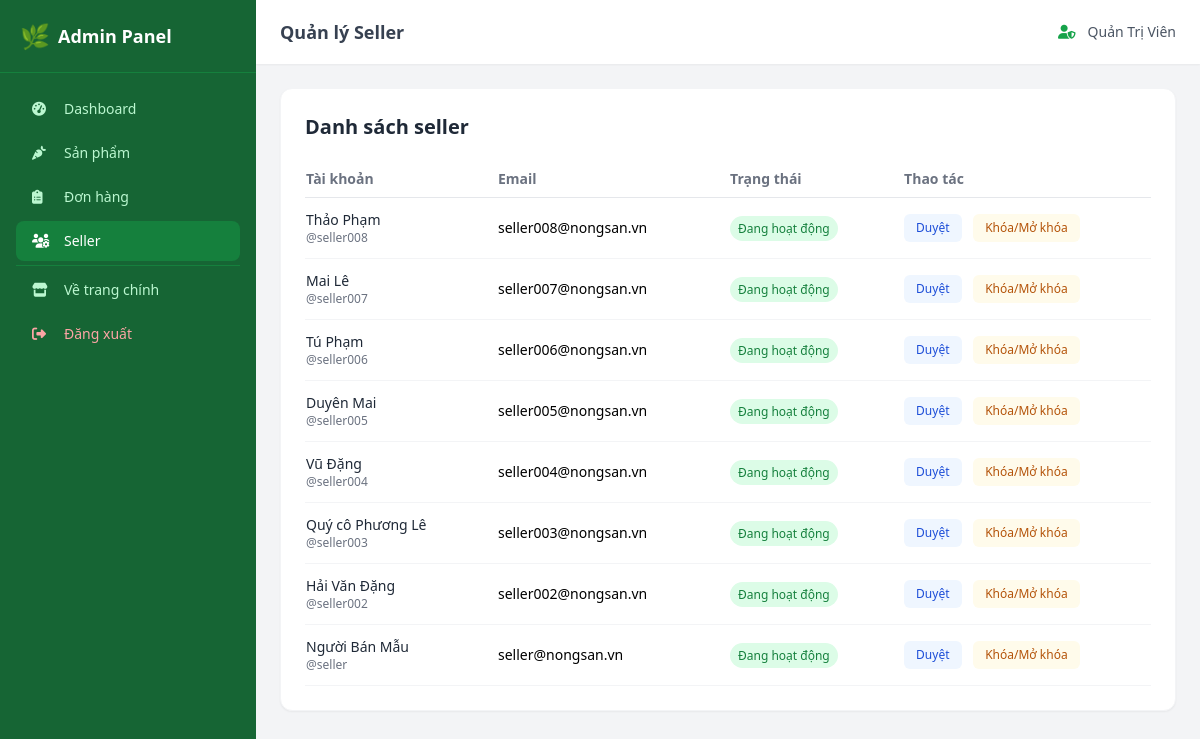
/admin/sellers (signed in), run on the app's committed database.
### models.py (models this page shows, shortened)
class User(UserMixin, db.Model):
    __tablename__ = 'users'
    id = db.Column(db.Integer, primary_key=True)
    username = db.Column(db.String(80), unique=True, nullable=False, index=True)
    email = db.Column(db.String(120), unique=True, nullable=False, index=True)
    password_hash = db.Column(db.String(256), nullable=False)
    full_name = db.Column(db.String(150), nullable=False)
    phone = db.Column(db.String(20), nullable=True)
    address = db.Column(db.String(300), nullable=True)
    role = db.Column(db.String(20), nullable=False, default='buyer')  # 'admin' | 'seller' | 'buyer'
    is_active = db.Column(db.Boolean, default=True)
    created_at = db.Column(db.DateTime, default=datetime.utcnow)
    orders = db.relationship('Order', backref='customer', lazy='dynamic')
    products = db.relationship('Product', backref='seller', lazy='dynamic', foreign_keys='Product.seller_id')
    def is_admin(self):
        return self.role == 'admin'

### app.py (the view)
@app.route('/admin/sellers')
@admin_required
def admin_sellers():
    sellers = User.query.filter_by(role='seller').order_by(User.created_at.desc()).all()
    return render_template('admin/sellers.html', sellers=sellers)

### app.py (called while the page is built)
@login_manager.user_loader
def load_user(user_id):
    return db.session.get(User, int(user_id))

def admin_required(f):
    @wraps(f)
    @login_required
    def decorated_function(*args, **kwargs):
        if not current_user.is_admin():
            abort(403)
        return f(*args, **kwargs)
    return decorated_function

@app.context_processor
def inject_cart_count():
    cart = session.get('cart', {})
    count = sum(item['quantity'] for item in cart.values())
    return dict(cart_count=count, image_url=build_image_url)

### templates/admin/sellers.html (shortened to what this page needs)
{% extends 'admin/base_admin.html' %}
{% block page_title %}Quản lý Seller{% endblock %}
{% block admin_content %}
<div class="bg-white rounded-xl shadow-sm border border-gray-100 p-6">
    <h1 class="text-xl font-bold text-gray-800 mb-5">Danh sách seller</h1>
    {% if sellers %}
    <div class="overflow-x-auto">
        <table class="min-w-full text-sm">
            <thead>
                <tr class="text-left text-gray-500 border-b">
                    <th class="py-2 pr-4">Tài khoản</th>
                    <th class="py-2 pr-4">Email</th>
                    <th class="py-2 pr-4">Trạng thái</th>
                    <th class="py-2">Thao tác</th>
                </tr>
            </thead>
            <tbody>
                {% for seller in sellers %}
                <tr class="border-b border-gray-100">
                    <td class="py-3 pr-4">
                        <p class="font-medium text-gray-800">{{ seller.full_name }}</p>
                        <p class="text-xs text-gray-500">@{{ seller.username }}</p>
                    </td>
                    <td class="py-3 pr-4">{{ seller.email }}</td>
                    <td class="py-3 pr-4">
                        {% if seller.is_active %}
                            <span class="px-2 py-1 rounded-full text-xs bg-green-100 text-green-700">Đang hoạt động</span>
                        {% else %}
                            <span class="px-2 py-1 rounded-full text-xs bg-red-100 text-red-700">Đã khóa</span>
                        {% endif %}
                    </td>
                    <td class="py-3 space-x-2">
                        <form action="{{ url_for('admin_seller_approve', user_id=seller.id) }}" method="POST" class="inline">
                            <button type="submit"
                                    class="inline-flex items-center px-3 py-1.5 rounded-md text-xs bg-blue-50 text-blue-700 hover:bg-blue-100">
                                Duyệt
                            </button>
                        </form>
                        <form action="{{ url_for('admin_seller_toggle_active', user_id=seller.id) }}" method="POST" class="inline">
                            <button type="submit"
                                    class="inline-flex items-center px-3 py-1.5 rounded-md text-xs bg-amber-50 text-amber-700 hover:bg-amber-100">
                                Khóa/Mở khóa
                            </button>
                        </form>
                    </td>
                </tr>
                {% endfor %}
            </tbody>
        </table>
    </div>
    {% else %}
    <p class="text-sm text-gray-500">Chưa có tài khoản seller.</p>
    {% endif %}
</div>
{% endblock %}

### templates/admin/base_admin.html (shortened to what this page needs)
<!DOCTYPE html>
<html lang="vi">
<head>
    <script src="https://cdn.tailwindcss.com"></script>
    <link rel="stylesheet" href="https://cdnjs.cloudflare.com/ajax/libs/font-awesome/6.5.0/css/all.min.css">
</head>
<body class="bg-gray-100 min-h-screen">
    <div class="flex min-h-screen">
        <aside id="sidebar" class="w-64 bg-green-brand-800 text-white flex-shrink-0 hidden lg:block">
            <div class="p-5 border-b border-green-brand-700">
                <a href="{{ url_for('admin_dashboard') }}" class="flex items-center gap-2">
                    <span class="text-2xl">🌿</span>
                    <span class="text-lg font-bold">Admin Panel</span>
                </a>
            </div>
            <nav class="p-4 space-y-1">
                <a href="{{ url_for('admin_dashboard') }}"
                   class="flex items-center gap-3 px-4 py-2.5 rounded-lg text-sm font-medium
                   {% if request.endpoint == 'admin_dashboard' %}bg-green-brand-700 text-white{% else %}text-green-brand-200 hover:bg-green-brand-700 hover:text-white{% endif %} transition">
                    <i class="fas fa-tachometer-alt w-5"></i> Dashboard
                </a>
                <a href="{{ url_for('admin_products') }}"
                   class="flex items-center gap-3 px-4 py-2.5 rounded-lg text-sm font-medium
                   {% if 'product' in request.endpoint %}bg-green-brand-700 text-white{% else %}text-green-brand-200 hover:bg-green-brand-700 hover:text-white{% endif %} transition">
                    <i class="fas fa-carrot w-5"></i> Sản phẩm
                </a>
                <a href="{{ url_for('admin_orders') }}"
                   class="flex items-center gap-3 px-4 py-2.5 rounded-lg text-sm font-medium
                   {% if 'order' in request.endpoint %}bg-green-brand-700 text-white{% else %}text-green-brand-200 hover:bg-green-brand-700 hover:text-white{% endif %} transition">
                    <i class="fas fa-clipboard-list w-5"></i> Đơn hàng
                </a>
                <a href="{{ url_for('admin_sellers') }}"
                   class="flex items-center gap-3 px-4 py-2.5 rounded-lg text-sm font-medium
                   {% if 'seller' in request.endpoint %}bg-green-brand-700 text-white{% else %}text-green-brand-200 hover:bg-green-brand-700 hover:text-white{% endif %} transition">
                    <i class="fas fa-users-cog w-5"></i> Seller
                </a>
                <hr class="border-green-brand-700 my-3">
                <a href="{{ url_for('index') }}"
                   class="flex items-center gap-3 px-4 py-2.5 rounded-lg text-sm font-medium text-green-brand-200 hover:bg-green-brand-700 hover:text-white transition">
                    <i class="fas fa-store w-5"></i> Về trang chính
                </a>
                <a href="{{ url_for('logout') }}"
                   class="flex items-center gap-3 px-4 py-2.5 rounded-lg text-sm font-medium text-red-300 hover:bg-red-600 hover:text-white transition">
                    <i class="fas fa-sign-out-alt w-5"></i> Đăng xuất
                </a>
            </nav>
        </aside>
        <div class="flex-1 flex flex-col">
            <header class="bg-white shadow-sm h-16 flex items-center justify-between px-6">
                <h2 class="text-lg font-semibold text-gray-700">{% block page_title %}Dashboard{% endblock %}</h2>
                <div class="flex items-center gap-3 text-sm text-gray-600">
                    <i class="fas fa-user-shield text-green-brand-600"></i>
                    <span>{{ current_user.full_name }}</span>
                </div>
            </header>
            <main class="flex-1 p-6">
                {% block admin_content %}{% endblock %}
            </main>
        </div>
    </div>
</body>
</html>

### data on the page
User: full_name "Quản Trị Viên"
User: full_name "Thảo Phạm", username "seller008", email "seller008@nongsan.vn", is_active "Đang hoạt động"
User: full_name "Mai Lê", username "seller007", email "seller007@nongsan.vn", is_active "Đang hoạt động"
User: full_name "Tú Phạm", username "seller006", email "seller006@nongsan.vn", is_active "Đang hoạt động"
User: full_name "Duyên Mai", username "seller005", email "seller005@nongsan.vn", is_active "Đang hoạt động"
User: full_name "Vũ Đặng", username "seller004", email "seller004@nongsan.vn", is_active "Đang hoạt động"
User: full_name "Quý cô Phương Lê", username "seller003", email "seller003@nongsan.vn", is_active "Đang hoạt động"
User: full_name "Hải Văn Đặng", username "seller002", email "seller002@nongsan.vn", is_active "Đang hoạt động"
User: full_name "Người Bán Mẫu", username "seller", email "seller@nongsan.vn", is_active "Đang hoạt động"
